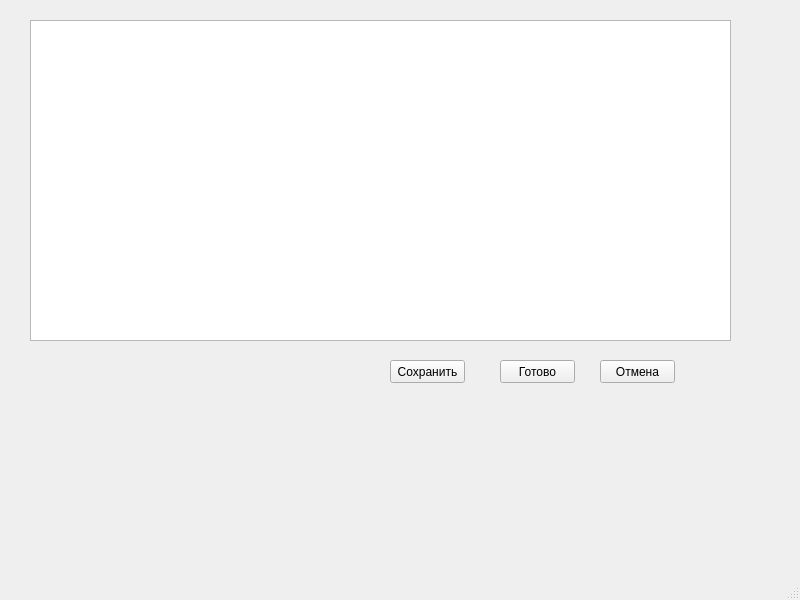
<?xml version="1.0" encoding="UTF-8"?>
<ui version="4.0">
 <class>MainWindow</class>
 <widget class="QMainWindow" name="MainWindow">
  <property name="geometry">
   <rect>
    <x>0</x>
    <y>0</y>
    <width>800</width>
    <height>600</height>
   </rect>
  </property>
  <property name="windowTitle">
   <string>MainWindow</string>
  </property>
  <widget class="QWidget" name="centralwidget">
   <widget class="QPushButton" name="Done_Button">
    <property name="geometry">
     <rect>
      <x>500</x>
      <y>360</y>
      <width>75</width>
      <height>23</height>
     </rect>
    </property>
    <property name="text">
     <string>Готово</string>
    </property>
   </widget>
   <widget class="QPushButton" name="Close_Button">
    <property name="geometry">
     <rect>
      <x>600</x>
      <y>360</y>
      <width>75</width>
      <height>23</height>
     </rect>
    </property>
    <property name="text">
     <string>Отмена</string>
    </property>
   </widget>
   <widget class="QPushButton" name="Save_Button">
    <property name="geometry">
     <rect>
      <x>390</x>
      <y>360</y>
      <width>75</width>
      <height>23</height>
     </rect>
    </property>
    <property name="text">
     <string>Сохранить</string>
    </property>
   </widget>
   <widget class="QTableWidget" name="tableWidget">
    <property name="geometry">
     <rect>
      <x>30</x>
      <y>20</y>
      <width>701</width>
      <height>321</height>
     </rect>
    </property>
   </widget>
  </widget>
  <widget class="QMenuBar" name="menubar">
   <property name="geometry">
    <rect>
     <x>0</x>
     <y>0</y>
     <width>800</width>
     <height>21</height>
    </rect>
   </property>
  </widget>
  <widget class="QStatusBar" name="statusbar"/>
 </widget>
 <resources/>
 <connections/>
</ui>
